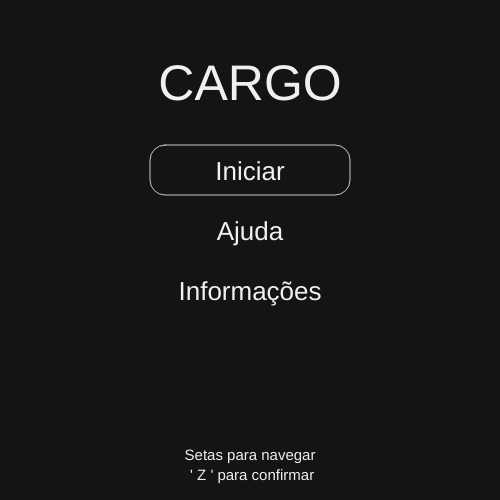
Frame 1 (no input)
Frame 60 (no input): identical to frame 1, image omitted
Frame 120 (the mouse pressed at the canvas centre since frame 60): identical to frame 1, image omitted

The p5.js sketch that drew this single still picture (run headless with seeded random() and noise() and a simulated clock; from frame 60 on, the mouse is pressed at the canvas centre):

// p5.js sketch
// ── sketch.js
var tela = 1;
var largura = 200;
var altura = 50;
var xMenu = 150;
var yMenu1 = 145;
var yMenu2 = 205;
var yMenu3 = 265;
var caixa = 0;
var score = 0;
var servico = 0;
var diaa;
var mess;

var dia = 0;
var mes = 0;

var x = 250;
var y = 480;

function setup() {
  createCanvas(500, 500);
  dia =random(1,7);
  mes = random(1,12);
}

function draw() {
  //game
  if (score>=100){
    dia =random(1,7)
    mes = random(1,12)
    score = 0;
    servico = servico+1;
  }
  
  //dias
  if(dia.toFixed(0) == 1){
    diaa = "Domingo";
  }
  if(dia.toFixed(0) == 2){
    diaa = "Segunda";
  }
  if(dia.toFixed(0) == 3){
    diaa = "Terça";
  }
  if(dia.toFixed(0) == 4){
    diaa = "Quarta";
  }
  if(dia.toFixed(0) == 5){
    diaa = "Quinta";
  }
  if(dia.toFixed(0) == 6){
    diaa = "Sexta";
  }
  if(dia.toFixed(0) == 7){
    diaa = "Sábado";
  }
  
  //meses
  if(mes.toFixed(0) == 1){
    mess = "Janeiro";
  }
  if(mes.toFixed(0) == 2){
    mess = "Fevereiro";
  }
  if(mes.toFixed(0) == 3){
    mess = "Março";
  }
  if(mes.toFixed(0) == 4){
    mess = "Abril";
  }
  if(mes.toFixed(0) == 5){
    mess = "Maio";
  }
  if(mes.toFixed(0) == 6){
    mess = "Junho";
  }
  if(mes.toFixed(0) == 7){
    mess = "Julho";
  }
  if(mes.toFixed(0) == 8){
    mess = "Agosto";
  }
  if(mes.toFixed(0) == 9){
    mess = "Setembro";
  }
  if(mes.toFixed(0) == 10){
    mess = "Outubro";
  }
  if(mes.toFixed(0) == 11){
    mess = "Novembro";
  }
  if(mes.toFixed(0) == 12){
    mess = "Dezembro";
  }
  
  
  //menu
  if(tela == 1){
    menu();
  }  
  //Tela do jogo
  if (tela == 2){
  jogo();
  }
  //Tela de Ajuda
  if (tela == 3){
    ajuda();
  }
  //Tela de Info
  if (tela == 4){
    info();
  }
}


function keyPressed() {
  
  //movimentação menu
  if (key == "ArrowUp"){
    caixa =caixa-1;
  }else if (key == "ArrowDown"){
    caixa = caixa +1;
  }
  
  //menus
  if(keyCode == 90 && caixa ==0 && tela == 1){
    tela = 2;
  }
  
  else if(keyCode == 90 && caixa ==1 && tela == 1){
    tela = 3;
  }
  
  else if(keyCode == 90 && caixa ==2 && tela == 1){
    tela = 4;
  }
  
  //escape
  if(keyCode == 27 && tela == 2){
    tela = 1;
  }
  
  if(keyCode == 27 && tela == 3){
    tela = 1;
  }
  
  if(keyCode == 27 && tela == 4){
    tela = 1;
  }
  
}

function menu(){
    textStyle(NORMAL);
    if(caixa > 2){
      caixa = 0;
    }
    if(caixa < 0){
      caixa = 2;
    }
    
    background(20);
    
    textAlign(CENTER);
    textSize(50);
    
    fill(240);
    text("CARGO", 250, 100);
    
    textSize(26);
    
    //Inicio
    stroke(200);
    fill(20);
    
    if(caixa == 0){
    rect(xMenu, yMenu1, largura, altura, 15);
    }
    
    fill(240);
    noStroke();
    text("Iniciar", 250, 180);
    
    //Ajuda
    stroke(200);
    fill(20);
    
    if(caixa == 1){
    rect(xMenu, yMenu2, largura, altura, 15);
    }
    
    fill(240);
    noStroke();
    text("Ajuda", 250, 240);
    
    //Info
    stroke(200);
    fill(20);
    
    if(caixa == 2){
    rect(xMenu, yMenu3, largura, altura, 15);
    }
    
    fill(240);
    noStroke();
    text("Informações", 250, 300);
    
    textSize(15)
    text("Setas para navegar", 250, 460);
    text(" ' Z ' para confirmar", 250, 480);
}
function jogo() {
    createCanvas(500, 500);
      background(20);
      ellipse(x,480,10,10)
     if (keyIsDown(LEFT_ARROW) && x>=120) {
      x-=5;
     }
      else if (keyIsDown(RIGHT_ARROW) && x<=480) {
      x+=5;
     }
    
    textStyle(NORMAL);
    textAlign(CENTER);
    textSize(15);
    fill(240);  
    text("precione 'esc'"+"\n"+" para sair", 50, 470);
  
    text("Dia da"+"\n"+"semana", 50, 100);
  
    fill(70)
    text(diaa, 50, 150);
    
    fill(240)
    text("Mês"+"\n"+"do ano", 50, 200);
  
    fill(70)
    text(mess, 50, 250);
  
    // fill('yellow');
    // ellipse(50,240,10,10);
    
    fill(240);
    text("Pontos"+"\n"+score, 50, 300);
  
    fill(240);
    text("Dias"+"\n"+"passados"+"\n"+servico, 50, 350);
  
    // if(keyIsDown(79)){
    // score = random(ale.toFixed(2));
    // }
  
    if(keyIsDown(79)){
    score = score + 1;
    }

}
function ajuda() {
    textStyle(NORMAL);
    background(20);
    
    textAlign(CENTER);
    textSize(50);
    fill(240);  
    text("AJUDA", 250, 100);
  
    textSize(26);
    fill(240);
    text("Setas da direita e esquerda controlam "+ "\n"+" a nave", 250, 200);
    text("' Z ' dispara contra as naves inimigas", 250, 300);
    text("Derrote as naves para ganhar pontos", 250, 400);
  
    textSize(15);
    fill(240);  
    text("precione 'esc' para sair", 250, 480);
    
}
function info() {
      textStyle(NORMAL);
    
    background(20);
    
    textAlign(CENTER);
    textSize(30);
    fill(240);
    text("INFORMAÇÕES", 250, 100);
  
    textSize(26);
    text("Jogo desenvolvido por"+"\n"+"Raul Vitor de Lima Barra"+"\n"+"durante a disciplina de LOP"+"\n"+"semestre 2020.6", 250,220 );
  
    textSize(15);
    fill(240);  
    text("precione 'esc' para sair", 250, 480);
}
